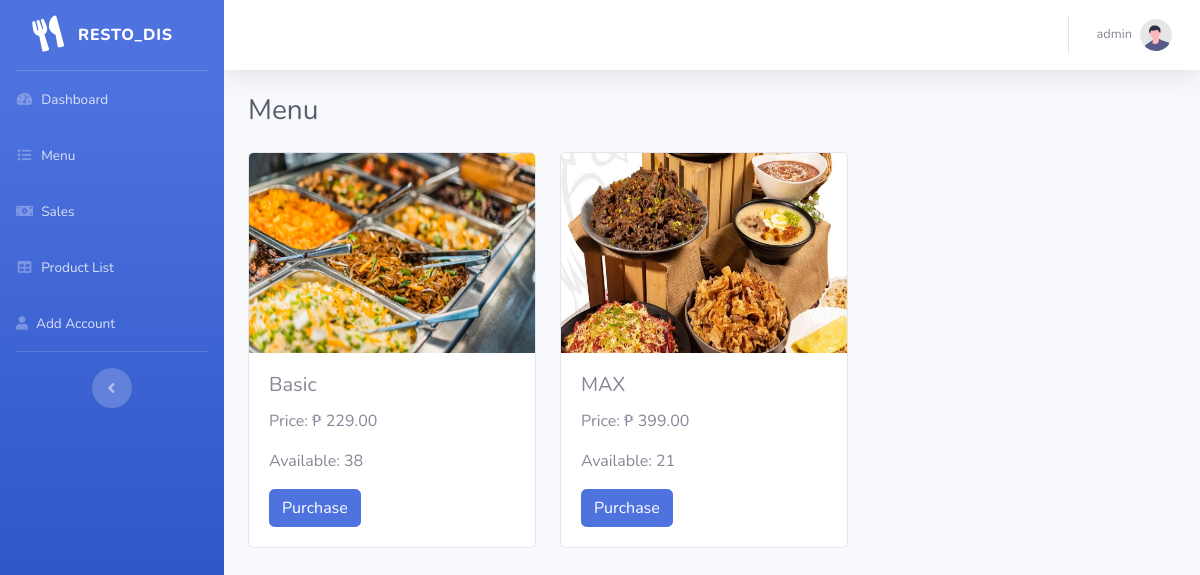
The page /views/menu.php (signed in) on the database its author committed.
### tables this page shows
CREATE TABLE `products` (
  `id` int(11) NOT NULL,
  `image` varchar(255) DEFAULT NULL,
  `product_name` varchar(100) NOT NULL,
  `price` float NOT NULL,
  `available` int(11) NOT NULL
);

### classes/Database.php (called while the page is built, shortened)
<?php
class Database {
    private $host = 'localhost';
    private $username = 'root';
    private $password = '';
    private $database = 'php-oop';
    public function connect() {
        $conn = new mysqli($this->host, $this->username, $this->password, $this->database);
        return $conn;
    }
}
?>

### classes/Product.php (called while the page is built, shortened)
<?php
require_once 'Database.php';
class Product
{
    private $conn;
    public function __construct()
    {
        $db = new Database();
        $this->conn = $db->connect();
    }
    public function getAllProducts()
    {
        $result = $this->conn->query("SELECT * FROM products");
        return $result->fetch_all(MYSQLI_ASSOC);
    }
}

### views/menu.php (the view, shortened to what this page needs)
<?php
require_once '../classes/Product.php';
$product = new Product();
$products = $product->getAllProducts();
?>
<!DOCTYPE html>
<html lang="en">
<head>
    <link href="../assets/vendor/fontawesome-free/css/all.min.css" rel="stylesheet" type="text/css">
    <link href="../assets/css/sb-admin-2.min.css" rel="stylesheet">
</head>
<body id="page-top">
    <div id="wrapper">
        <?php include 'sidebar.php'; ?>
        <div id="content-wrapper" class="d-flex flex-column">
            <div id="content">
                <?php include 'topbar.php'; ?>
                <div class="container-fluid">
                    <h1 class="h3 mb-4 text-gray-800">Menu</h1>
                    <div class="d-flex justify-content-start">
                        <div class="row">
                            <?php foreach ($products as $product) : ?>
                                <div class="col">
                                    <div class="card" style="width: 18rem; margin-bottom: 15px;">
                                        <img src="<?php echo $product['image']?>" class="card-img-top" alt="Product Image" style="width: 100%; height: 200px;">
                                        <div class="card-body">
                                            <h5 class="card-title"><?php echo $product['product_name']; ?></h5>
                                            <p class="card-text">Price: ₱ <?php echo number_format($product['price'], 2, '.', ','); ?></p>
                                            <p class="card-text">Available: <?php echo $product['available']; ?></p>
                                            <a href="pay.php?id=<?php echo $product['id']; ?>" class="btn btn-primary">Purchase</a>
                                        </div>
                                    </div>
                                </div>
                            <?php endforeach; ?>
                        </div>
                    </div>
                </div>
            </div>
        </div>
</body>
</html>

### rows shown on the page
products: image (picture), product_name "Basic", price "229.00", available "38"
products: image (picture), product_name "MAX", price "399.00", available "21"

### other values the page prints
$_SESSION['username'] "admin"
